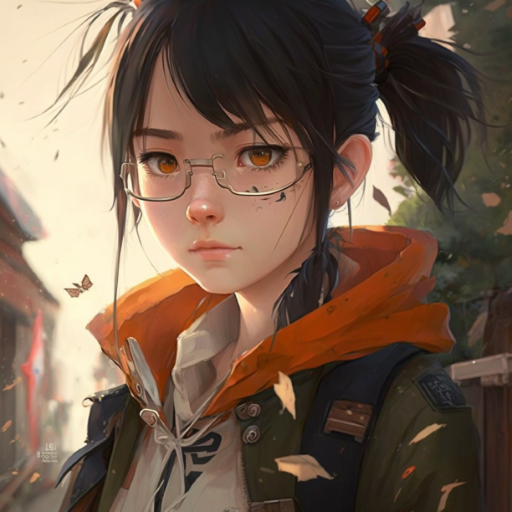
#> input picture CSE4182- Digital Image Processing Lab/resources/t.png, 512 x 512 px
$ jupyter execute 1c-histogm-trshld.ipynb
#> lines starting #> are read from the running program, lines starting #| are printed output that depends on the picture; after the words box and inside, x2 and y2 are one past the last pixel; in counts of white or black regions, pixels touching at a corner belong together
[cell 1]
import cv2
import numpy as np
import matplotlib.pyplot as plt

[cell 2]
img = cv2.imread("../resources/t.png")
#> img is the input picture: shape (512, 512, 3); mean B, G, R 78, 95.1, 118.3
imgResize = cv2.resize(img, (512, 512))

img = cv2.cvtColor(imgResize, cv2.COLOR_BGR2GRAY)
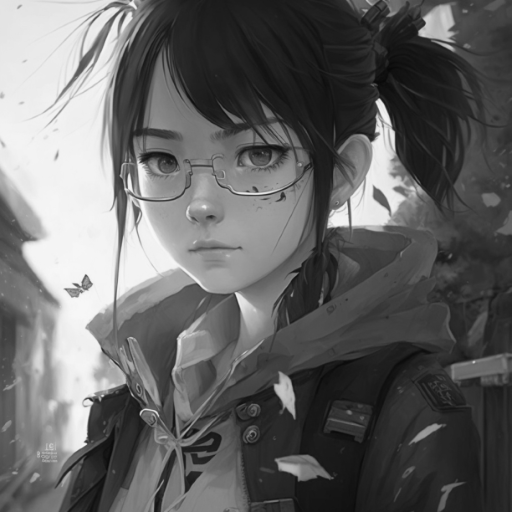
#> img: shape (512, 512); min 8, max 249, mean 100.1

[cell 3]
print(img.shape)
#| (512, 512)
#| (512, 512)

[cell 4]
#plt.imshow(img,cmap="gray")

[cell 5]
def histogram_generate(image):
    histogram = np.zeros(256)
    height,width = image.shape
#> height = 512; width = 512
    for r in range(height):
        for c in range(width):
            histogram[image[r,c]] +=1
    return histogram

[cell 6]
print(img.shape)

[cell 7]
plt.imshow(img,cmap="gray")
plt.title("Original Image")

[cell 8]
plt.figure(figsize=(8,8))

img_count = histogram_generate(img)
#> img_count = 256 values, max 4278 at index 30, min 0 at index 0, mean 1024

plt.title("Original image histogram")
plt.bar(range(256),img_count,width=1.0)
plt.show()
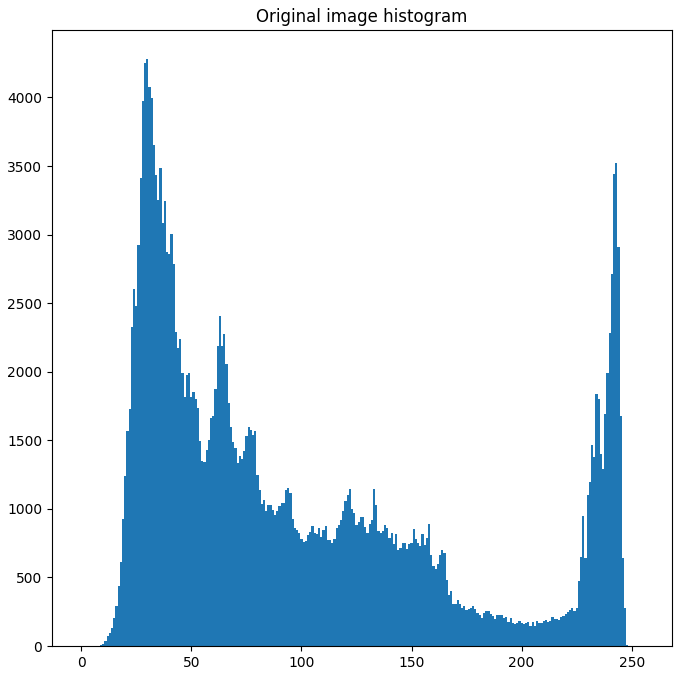
#> figure drawn by matplotlib, 1 panel; tallest bar 4278 high, from x = 29.5 to 30.5

[cell 9]
#Observing

thrshold = 150
segmxented_gray_img = np.where(img >= thrshold, 255, 0)
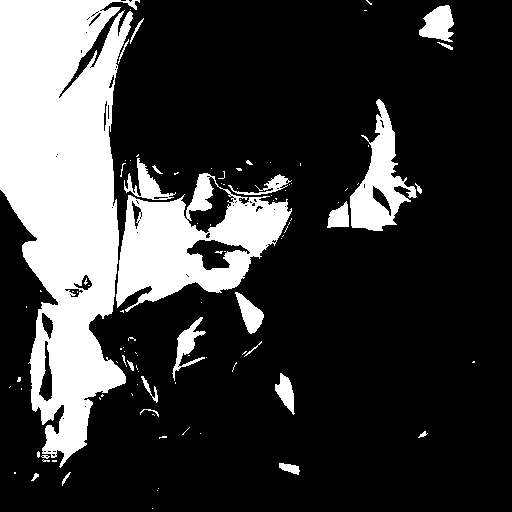
#> segmxented_gray_img: shape (512, 512) int64; 23.1% white; 103 white regions (76 under 20 px), largest, box (x1, y1, x2, y2) and area: (0, 0, 140, 468) 39945, (116, 173, 292, 312) 11964, (350, 99, 417, 231) 3642
segmxented_gray_img = np.uint8(segmxented_gray_img)

[cell 10]
segmxented_gray_img

[cell 11]
plt.title("Threshold image")
plt.imshow(segmxented_gray_img,cmap="gray")

[cell 12]
plt.title("Threshold histogram")
segmxented_gray_img_c = histogram_generate(segmxented_gray_img)
#> segmxented_gray_img_c = 256 values, max 201472 at index 0, min 0 at index 1, mean 1024


plt.bar(range(256),segmxented_gray_img_c,width=1.0)
plt.show()
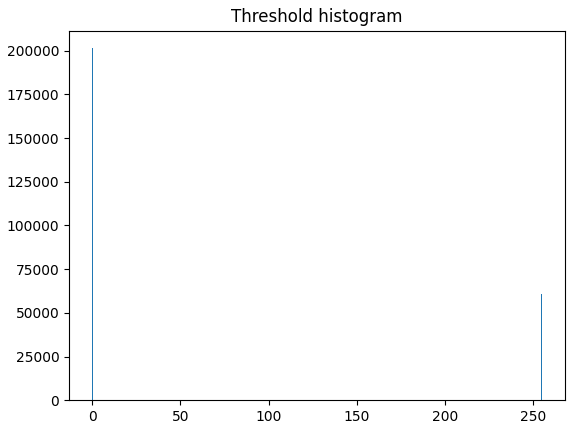
#> figure drawn by matplotlib, 1 panel; tallest bar 201472 high, from x = -0.5 to 0.5

Making thershold with Global thresholding method:

[cell 13]
threshold_point = np.sum(img_count) // 2 #round the number divising it by 2
#> threshold_point = 131072
threshold_intensity = 0

while True:
    if (threshold_point <= 0):
        break
    threshold_point -= img_count[threshold_intensity]
    threshold_intensity += 1
#> this loop made 77 passes
#> threshold_point on passes 1 to 12: 131072, 131072, 131072, 131072, 131072, 131072, 131072, 131072, 131070, 131063, 131049, 131016
#> after the loop, threshold_intensity = 76; threshold_point = -734

[cell 14]
threshold_intensity
#> Out = 76

[cell 15]
segmented_image = np.where(img > threshold_intensity, 255, 0)
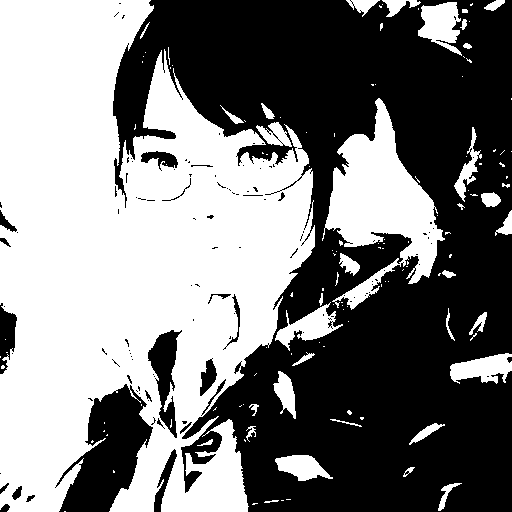
#> segmented_image: shape (512, 512) int64; 49.1% white; 129 white regions (92 under 20 px), largest, box (x1, y1, x2, y2) and area: (0, 0, 315, 512) 108124, (322, 98, 445, 310) 10916, (418, 2, 462, 56) 1422
segmented_image = np.uint8(segmented_image)
plt.imshow(cv2.cvtColor(segmented_image, cv2.COLOR_BGR2RGB))
plt.title("Segmented Image")
plt.show()

[cell 16]
plt.title("Threshold histogram")
segmented_image_histogram = histogram_generate(segmxented_gray_img)
#> segmented_image_histogram has the same summary as segmxented_gray_img_c


plt.bar(range(256),segmented_image_histogram,width=1.0)
plt.show()
